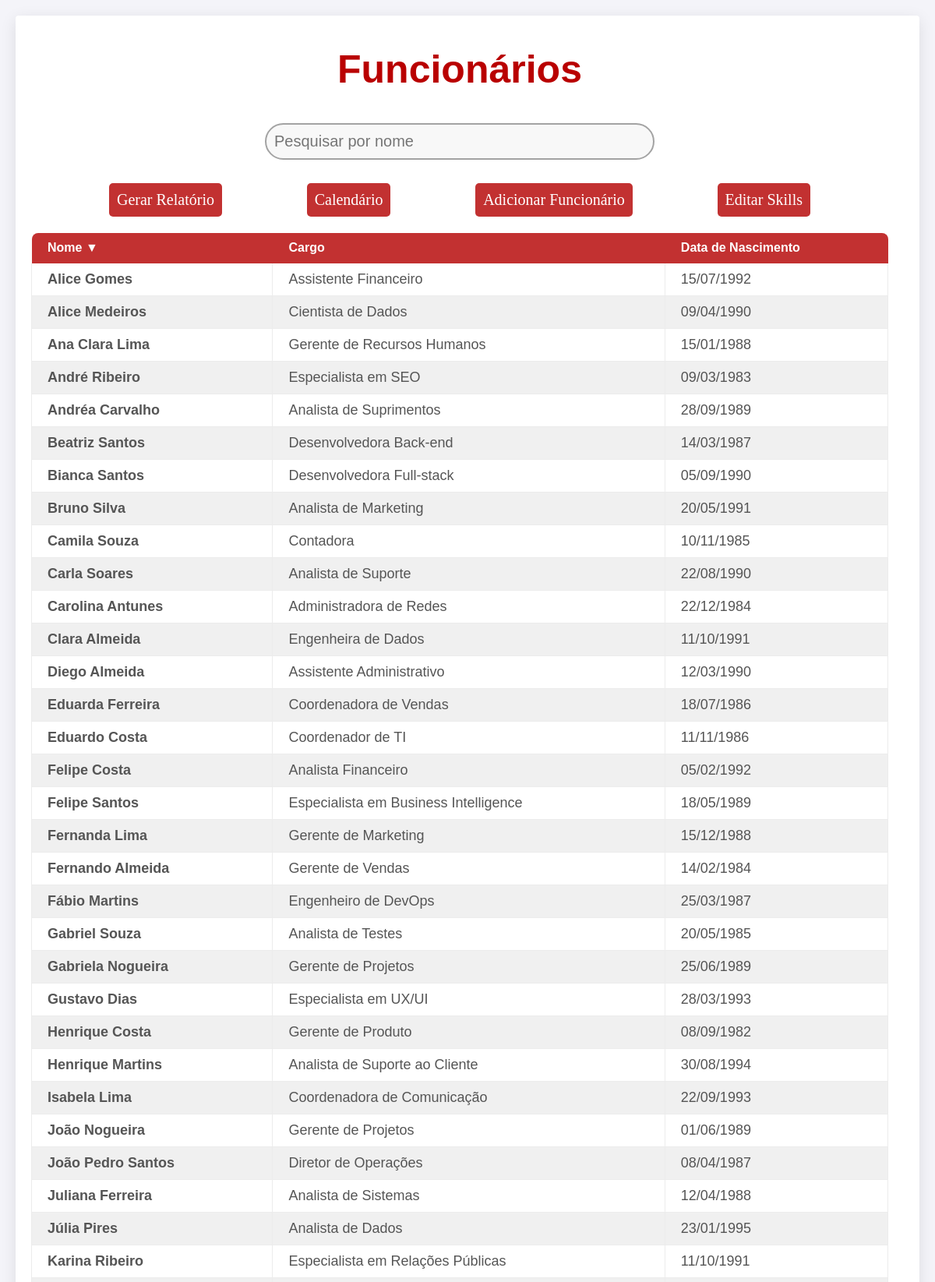
The page /main/ (signed in, upper part) on the database its author committed.
### app/models.py (models this page shows)
class Funcionario(models.Model):
    nome = models.CharField(max_length=100)
    cargo = models.CharField(max_length=50)
    data_nascimento = models.DateField()
    skills = models.ManyToManyField(Skill, blank=True)  # Relacionamento ManyToMany com Skill
    def __str__(self):
        return self.nome

### app/views.py (the view)
# urls.py: path('main/', views.lista_funcionarios, name='main'),  # Corrigido para lista_funcionarios
@login_required(login_url='login')
def lista_funcionarios(request):
    funcionarios = Funcionario.objects.all()
    print(funcionarios)
    return render(request, 'main.html', {'funcionarios': funcionarios})

### app/templates/main.html (shortened to what this page needs)
{% extends 'layout.html'%}
{% load static %}
{% block extrahead %}
    <link rel="stylesheet" href="{% static 'app/css/main.css' %}">
{% endblock %}
{% block content %}
    <div class="mainContainer">
        <div class="rightContainer">
            <h1>Funcionários</h1>
            <input class="searchBar" type="text" id="searchInput" onkeyup="filterTable()" placeholder="Pesquisar por nome">
            <div class="actions">
                <button class="reportBtn" onclick="location.href='{% url 'relatorio_dinamico' %}'">
                    Gerar Relatório
                </button>
                <button class="calendarBtn" onclick="location.href='{% url 'calendario' %}'">
                    Calendário
                </button>
                <button class="addBtn" onclick="location.href='{% url 'adicionar_funcionario' %}'">
                    Adicionar Funcionário
                </button>
                <button class="editSkillsBtn" onclick="location.href=''">
                    Editar Skills
                </button>
            </div>
            <div class="divTabela">
                <table id="funcionariosTabela" class="funcionariosNomes">
                    <thead>
                        <tr>
                            <th id="th1" onclick="sortTable(0)">Nome &#9660;</th>
                            <th id="th2" onclick="sortTable(1)">Cargo &#9660;</th>
                            <th id="th3" onclick="sortTable(2)">Data de Nascimento &#9660;</th>
                        </tr>
                    </thead>
                    <tbody>
                        {% for funcionario in funcionarios %}
                        <tr class="funcionarioOuterDiv" onclick="window.location='{% url 'funcionario_detail' funcionario.id %}'">
                            <td class="infoUser">{{ funcionario.nome }}</td>
                            <td class="infoUser">{{ funcionario.cargo }}</td>
                            <td class="infoUser">{{ funcionario.data_nascimento|date:"d/m/Y" }}</td>
                        </tr>
                        {% empty %}
                        <tr class="valuesColumns">
                            <td style="text-align: center; color: gray" colspan="4">Nenhum funcionário encontrado.</td>
                        </tr>
                        {% endfor %}
                    </tbody>
                </table>
            </div>
        </div>
    </div>
{% endblock %}

### app/static/app/css/main.css (style rules this page uses)
* { margin: 0; padding: 0; box-sizing: border-box; }
body { font-family: 'Arial', sans-serif; background-color: #f4f4f9; color: #333; display: flex; justify-content: center; margin: 0; }
.mainContainer { display: flex; flex-direction: column; align-items: center; width: 100%; height: 100vh; padding: 20px; }
.rightContainer { width: 100%; min-height: 70vh; border-radius: 4px; max-width: 1200px; background-color: rgb(255, 255, 255); box-shadow: 0 5px 20px rgba(0, 0, 0, 0.1); padding: 20px 40px 20px 20px; text-align: center; }
.actions { display: flex; flex-direction: row; justify-content: space-between; width: 100%; padding: 0 100px; margin: 20px 0; }
button { display: flex; align-items: center; justify-content: center; background-color: #c23131; font-size: 20px; padding: 10px; font-family: Calibri; color: white; border: none; border-radius: 5px; cursor: pointer; transition: 0.3s; }
.divTabela { height: 60%; overflow-y: scroll; }
.rightContainer h1 { margin: 20px 0 40px 0; font-weight: bold; font-size: 50px; color: #b90000; }
.searchBar { display: flex; margin: auto; margin-bottom: 30px; font-size: 20px; width: 100%; max-width: 500px; padding: 10px; background-color: rgb(248, 248, 248); border: 2px solid rgb(163, 163, 163); border-radius: 30px; }
.funcionariosNomes { width: 100%; border-collapse: collapse; margin-bottom: 30px; box-shadow: 0 0 10px rgba(0, 0, 0, 0.2); }
.funcionariosNomes thead th { background-color: #c23131; color: #ffffff; border-color: transparent; transition: .2s; }
.funcionariosNomes thead th:first-child { border-radius: 8px 0 0 0; }
.funcionariosNomes thead th:last-child { border-radius: 0 8px 0 0; }
.funcionariosNomes th, .funcionariosNomes td { padding: 10px 20px; text-align: left; border: 1px solid #ececec; }
.funcionariosNomes th { background-color: #f0f0f0; font-weight: bold; }
.funcionariosNomes tr:nth-child(even) { background-color: #f0f0f0; }
.funcionariosNomes tr:nth-child(odd) { background-color: #ffffff; }
.funcionarioOuterDiv { text-decoration: none; color: inherit; }
.infoUser { font-size: 18px; color: #555; }
.infoUser:first-child { font-weight: bold; }

### rows shown on the page
Funcionario: nome "Gabriel Souza", cargo "Analista de Testes", data_nascimento "20/05/1985"
Funcionario: nome "Clara Almeida", cargo "Engenheira de Dados", data_nascimento "11/10/1991"
Funcionario: nome "Beatriz Santos", cargo "Desenvolvedora Back-end", data_nascimento "14/03/1987"
Funcionario: nome "João Nogueira", cargo "Gerente de Projetos", data_nascimento "01/06/1989"
Funcionario: nome "Carolina Antunes", cargo "Administradora de Redes", data_nascimento "22/12/1984"
Funcionario: nome "Alice Medeiros", cargo "Cientista de Dados", data_nascimento "09/04/1990"
Funcionario: nome "Fernanda Lima", cargo "Gerente de Marketing", data_nascimento "15/12/1988"
Funcionario: nome "Júlia Pires", cargo "Analista de Dados", data_nascimento "23/01/1995"
Funcionario: nome "André Ribeiro", cargo "Especialista em SEO", data_nascimento "09/03/1983"
Funcionario: nome "Fernando Almeida", cargo "Gerente de Vendas", data_nascimento "14/02/1984"
Funcionario: nome "Bianca Santos", cargo "Desenvolvedora Full-stack", data_nascimento "05/09/1990"
Funcionario: nome "Gustavo Dias", cargo "Especialista em UX/UI", data_nascimento "28/03/1993"
Funcionario: nome "Eduardo Costa", cargo "Coordenador de TI", data_nascimento "11/11/1986"
Funcionario: nome "Juliana Ferreira", cargo "Analista de Sistemas", data_nascimento "12/04/1988"
Funcionario: nome "Henrique Costa", cargo "Gerente de Produto", data_nascimento "08/09/1982"
Funcionario: nome "Fábio Martins", cargo "Engenheiro de DevOps", data_nascimento "25/03/1987"
Funcionario: nome "Felipe Santos", cargo "Especialista em Business Intelligence", data_nascimento "18/05/1989"
Funcionario: nome "Carla Soares", cargo "Analista de Suporte", data_nascimento "22/08/1990"
Funcionario: nome "Ana Clara Lima", cargo "Gerente de Recursos Humanos", data_nascimento "15/01/1988"
Funcionario: nome "Bruno Silva", cargo "Analista de Marketing", data_nascimento "20/05/1991"
Funcionario: nome "Camila Souza", cargo "Contadora", data_nascimento "10/11/1985"
Funcionario: nome "Diego Almeida", cargo "Assistente Administrativo", data_nascimento "12/03/1990"
Funcionario: nome "Eduarda Ferreira", cargo "Coordenadora de Vendas", data_nascimento "18/07/1986"
Funcionario: nome "Felipe Costa", cargo "Analista Financeiro", data_nascimento "05/02/1992"
Funcionario: nome "Gabriela Nogueira", cargo "Gerente de Projetos", data_nascimento "25/06/1989"
Funcionario: nome "Henrique Martins", cargo "Analista de Suporte ao Cliente", data_nascimento "30/08/1994"
Funcionario: nome "Isabela Lima", cargo "Coordenadora de Comunicação", data_nascimento "22/09/1993"
Funcionario: nome "João Pedro Santos", cargo "Diretor de Operações", data_nascimento "08/04/1987"
Funcionario: nome "Karina Ribeiro", cargo "Especialista em Relações Públicas", data_nascimento "11/10/1991"
Funcionario: nome "Alice Gomes", cargo "Assistente Financeiro", data_nascimento "15/07/1992"
Funcionario: nome "Andréa Carvalho", cargo "Analista de Suprimentos", data_nascimento "28/09/1989"
